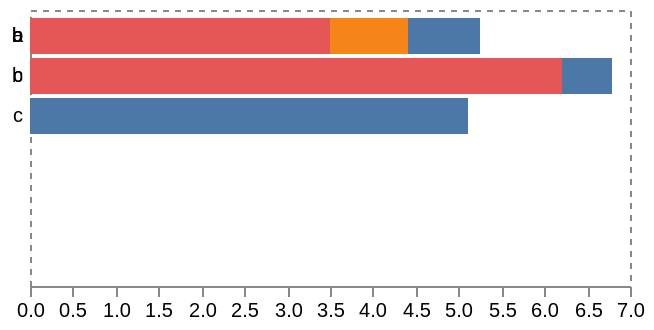

Vega-Lite specification stored for this chart:
### Vega specification from a JSON file in a GitHub repository (floating-point values rounded to 4 significant figures)
{"$schema": "https://vega.github.io/schema/vega/v5.json", "width": 300, "padding": 5, "autosize": "pad", "encode": {"enter": {"fill": {"value": "transparent"}, "strokeWidth": {"value": 1}, "stroke": {"value": "#888"}}, "update": {"strokeDash": {"value": [3, 3]}}, "hover": {"strokeDash": {"value": []}}}, "signals": [{"name": "rangeStep", "value": 20, "bind": {"input": "range", "min": 5, "max": 50, "step": 1}}, {"name": "innerPadding", "value": 0.1, "bind": {"input": "range", "min": 0, "max": 1}}, {"name": "outerPadding", "value": 0.2, "bind": {"input": "range", "min": 0, "max": 1}}, {"name": "height", "update": "trellisExtent[1]"}], "data": [{"name": "tuples", "values": [{"a": 0, "b": "a", "c": 6.3}, {"a": 0, "b": "a", "c": 4.2}, {"a": 0, "b": "b", "c": 6.8}, {"a": 0, "b": "c", "c": 5.1}, {"a": 1, "b": "b", "c": 4.4}, {"a": 2, "b": "b", "c": 3.5}, {"a": 2, "b": "c", "c": 6.2}], "transform": [{"type": "aggregate", "groupby": ["a", "b"], "fields": ["c"], "ops": ["average"], "as": ["c"]}]}, {"name": "trellis", "source": "tuples", "transform": [{"type": "aggregate", "groupby": ["a"]}, {"type": "formula", "as": "span", "expr": "rangeStep * bandspace(datum.count, innerPadding, outerPadding)"}, {"type": "stack", "field": "span"}, {"type": "extent", "field": "y1", "signal": "trellisExtent"}]}], "scales": [{"name": "xscale", "domain": {"data": "tuples", "field": "c"}, "nice": true, "zero": true, "round": true, "range": "width"}, {"name": "color", "type": "ordinal", "range": "category", "domain": {"data": "trellis", "field": "a"}}], "axes": [{"orient": "bottom", "scale": "xscale", "domain": true}], "marks": [{"type": "group", "from": {"facet": {"name": "faceted_tuples", "data": "tuples", "groupby": "a"}}, "encode": {"enter": {"x": {"value": 0}, "width": {"signal": "width"}}, "update": {"y": {"field": "y0"}, "y2": {"field": "y1"}}}, "scales": [{"name": "yscale", "type": "band", "paddingInner": {"signal": "innerPadding"}, "paddingOuter": {"signal": "outerPadding"}, "round": true, "domain": {"data": "faceted_tuples", "field": "b"}, "range": {"step": {"signal": "rangeStep"}}}], "axes": [{"orient": "left", "scale": "yscale", "ticks": false, "domain": false, "labelPadding": 4}], "marks": [{"type": "rect", "from": {"data": "faceted_tuples"}, "encode": {"enter": {"x": {"value": 0}, "x2": {"scale": "xscale", "field": "c"}, "fill": {"scale": "color", "field": "a"}, "strokeWidth": {"value": 2}}, "update": {"y": {"scale": "yscale", "field": "b"}, "height": {"scale": "yscale", "band": 1}, "stroke": {"value": null}, "zindex": {"value": 0}}, "hover": {"stroke": {"value": "firebrick"}, "zindex": {"value": 1}}}}]}]}
